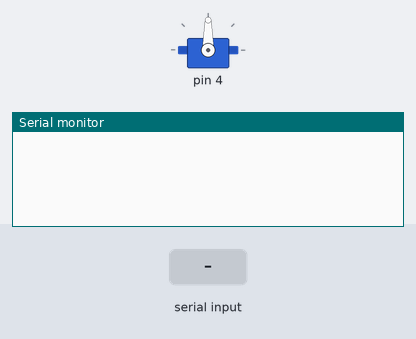
Recording of a sketch running on a simulated Arduino Uno, built with avr-gcc and run on an emulated ATmega328P. Shown: servo, the last lines printed to the serial monitor. The inputs (shaded band) are chosen by the test bench.

Above: at 0.9 s.
1.0 s: "init esc\n" received over Serial
At 1.7 s:
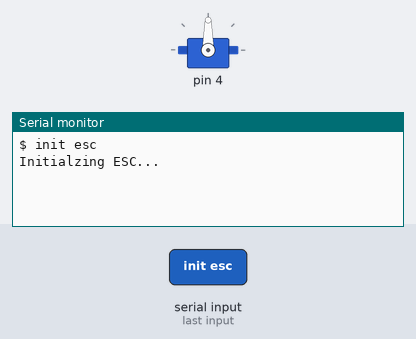
2.5 s: "test speed\n" received over Serial
At 5.2 s:
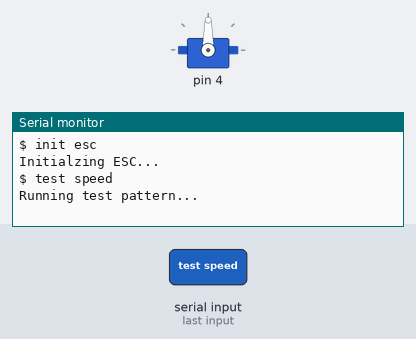

Measured:
- after the input at 1.0 s, the serial monitor: prints a new line at once (image 1)
- after the input at 2.5 s, the serial monitor: prints a new line after 1.5 s (image 2)

The sketch:

openbreath.ino
```cpp
#include "include/terminal.h"
#include "include/breathing.h"

ESC esc(4);
Breathing::Engine engine(esc);

Breathing::PatternElement TestPattern[2] = {
    {
        .speed  = 5,
        .time   = 1000
    },
    {
        .speed  = 2,
        .time   = 1000
    },
};

void print( String msg )
{
    Serial.print(msg);
}

void on_return()
{
    String input = Terminal::GetBuffer();
    if( input == "init esc" )
    {
        Terminal::printf("Initialzing ESC...\n\r");
        engine.Init();
    }
    else if( input == "test speed" )
    {
        Terminal::printf("Running test pattern...\n\r");
        engine.RunPattern( TestPattern, 2 );
        engine.GetESC().Stop();
    }
    else if( input == "stop motor" )
    {
        Terminal::printf("Stopping motor...\n\r");
        engine.GetESC().Stop();
    }
    else if( input == "run motor" )
    {
        Terminal::printf("Setting motor speed to 10%\n\r");
        engine.GetESC().SetSpeed(10);
    }
}

void setup()
{
    Serial.begin( 115200 );
    Terminal::SetReturnCallback( &on_return );
    Terminal::SetOutputCallback( &print );
    while(!Serial.available());
    Terminal::Reset();
    while (1)
    {
        if(Serial.available())
        {
            Terminal::AddCharacter(Serial.read());
        }
    }

}

void loop()
{
}
```

breathing.cpp
```cpp
#include "include/breathing.h"

using namespace Breathing;

void Engine::Init()
{
    esc.Init();
}

bool Engine::RunPattern( PatternElement * pattern, size_t size )
{
    if(!esc.IsReady())
        return false;
    for( size_t i = 0; i < size; i++ )
    {
        esc.SetSpeed( pattern[i].speed );
        delay( pattern[i].time );
    }
    return true;
}

ESC & Engine::GetESC()
{
    return esc;
}
```

esc.cpp
```cpp
#include "include/esc.h"

ESC::ESC(uint16_t pin):
    pin(pin)
{
    servo.attach( pin );
}

ESC::ESC( const ESC & esc )
{
    pin = esc.pin;
    is_init = esc.is_init;
    servo = esc.servo;
}

void ESC::Init()
{
    servo.write( init_command );
    delay( init_wait );
    Stop();
    is_init = true;
}

bool ESC::SetSpeed( uint16_t speed )
{
    if(!is_init)
        return false;
    speed = map(speed, min_speed, max_speed, min_raw_speed, max_raw_speed);
    servo.write( speed );
    return true;
}

bool ESC::Stop()
{
    if(!is_init)
        return false;
    servo.write( stop_command );
    return true;
}

bool ESC::IsReady()
{
    return is_init;
}
```

breathing.h
```cpp
#pragma once

#include "Arduino.h"

#include "esc.h"

namespace Breathing
{
    struct PatternElement
    {
        uint8_t speed;
        int time;
    };

    class Engine
    {
    public:
        //Class in charge of executing breathing
        //petterns via an ESC.
        Engine( ESC & esc ):
            esc(esc){};

        //Initializes the ESC
        void Init();

        //Runs the pattern described in "pattern":
        //  It sets the speed to speed_a first, and remains there for time_a
        //  milliseconds. It then moves on to speed_b, where it remains there
        //  for time_b milliseconds.
        bool RunPattern( PatternElement * pattern, size_t size );

        ESC & GetESC();

    private:
        ESC esc;
    };
}
```

esc.h
```cpp
#pragma once

#include "Arduino.h"
#include "Servo.h"

class ESC
{
public:
    //Controls brushless motor ESC
    ESC(uint16_t pin);

    //ESC copy constructor
    ESC( const ESC & esc );

    //Sends init_command to ESC and waits for init_wait
    //milliseconds. It also sets is_init to true. It
    //needs to be called before using any other
    //functions that talk to the ESC in any way.
    void Init();

    //Set's the speed of the motor. Works in percentage
    //from 0% to 100%. Returns true if Init was called
    //before, false if otherweise.
    bool SetSpeed( uint16_t speed );

    //Sends stop_command to ESC. Returns true if Init
    //was called before, false if otherweise.
    bool Stop();

    //Returns the value of is_init.
    bool IsReady();

private:
    uint16_t pin;
    Servo servo;
    static constexpr uint16_t
        init_command    = 30,
        init_wait       = 3000,
        stop_command    = 10,
        max_speed       = 100,
        min_speed       = 0,
        max_raw_speed   = 180,
        min_raw_speed   = 63;
    bool is_init = false;
};
```

terminal.h
```cpp
#pragma once

#include "Arduino.h"

#include <stdio.h>
#include <stdlib.h>
#include <string.h>

#include <stdarg.h>

typedef void (*VoidCallback)( void );
typedef void (*VoidStringCallback)( String );

class Terminal
{
public:
    static void SetReturnCallback( VoidCallback callback );
    static void RunReturnCallback();

    static void AddCharacter( char c );
    static void SetOutputCallback( VoidStringCallback callback );

    static String GetBuffer();
    static void Reset();
    static void ResetInputBuffer();
    static void ResetOutputBuffer();

    static void printf( const char * format, ... );

private:
    static constexpr size_t
        buffer_size             = 100;
    static constexpr char
        end_char                = '\r',
        nl_char                 = '\n',
        back_char               = 8;
    static constexpr char *
        shell_s                 = "$ ";

    static char
        out_buffer[buffer_size],
        in_buffer[buffer_size];
    static VoidCallback input_callback;
    static VoidStringCallback output_callback;
    static size_t buffer_index;
};
```

terminal.cpp
```cpp
#include "include/terminal.h"

char
    Terminal::out_buffer[buffer_size]           = {0},
    Terminal::in_buffer[buffer_size]            = {0};

VoidCallback Terminal::input_callback           = nullptr;
VoidStringCallback Terminal::output_callback    = nullptr;

size_t Terminal::buffer_index                   = 0;

void Terminal::SetReturnCallback( VoidCallback callback )
{
    input_callback = callback;
}

void Terminal::RunReturnCallback()
{
    (*input_callback)();
}

void Terminal::AddCharacter( char c )
{
    if( buffer_index >= buffer_size - 2 || c == end_char || c == nl_char )
    {
        printf("\n\r");
        RunReturnCallback();
        ResetInputBuffer();
    }
    else
    {
        if(c == back_char && buffer_index > 0)
        {
            buffer_index--;
            in_buffer[buffer_index] = 0;
            printf("\r%s%s \033[1D", shell_s, in_buffer);
        }
        else
        {
            if(c == back_char)
                printf(" ");
            in_buffer[buffer_index] = c;
            printf("%c", c);
            buffer_index++;
        }
    }
}

void Terminal::SetOutputCallback( VoidStringCallback callback )
{
    output_callback = callback;
}

String Terminal::GetBuffer()
{
    return in_buffer;
}

void Terminal::Reset()
{
    ResetInputBuffer();
    ResetOutputBuffer();
}

void Terminal::ResetInputBuffer()
{
    buffer_index = 0;
    memset( in_buffer, 0, buffer_size );
    printf("%s", shell_s);
}

void Terminal::ResetOutputBuffer()
{
    memset( out_buffer, 0, buffer_size );
}

void Terminal::printf( const char * format, ... )
{
    if(output_callback == nullptr)
        return;

    ResetOutputBuffer();

    va_list arg;
    va_start( arg, format );

    vsnprintf( out_buffer, buffer_size-1, format, arg );

    va_end(arg);

    (*output_callback)( out_buffer );
}
```
